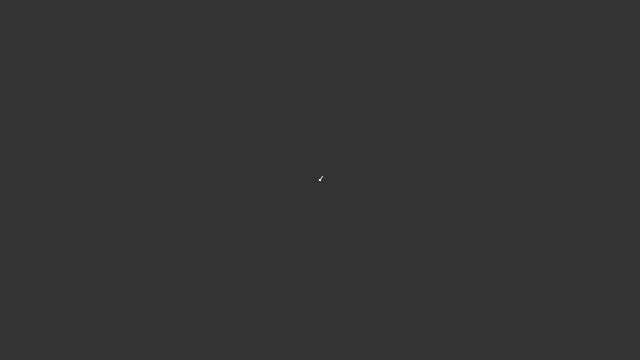
Frame 1 (no input)
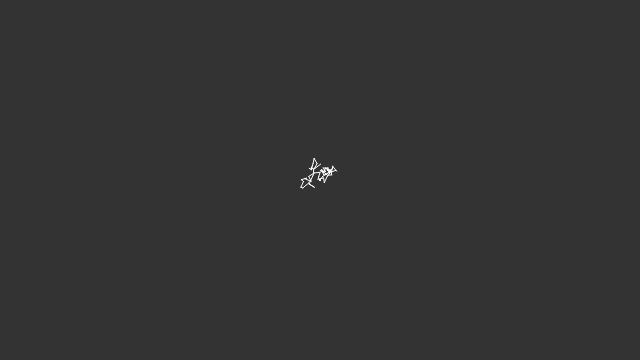
Frame 60 (no input)
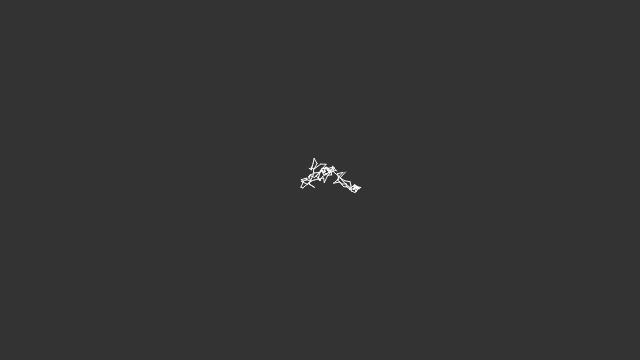
Frame 120 (the mouse pressed at the canvas centre since frame 60)

The p5.js sketch that drew these frames (run headless with seeded random() and noise() and a simulated clock; from frame 60 on, the mouse is pressed at the canvas centre):

// p5.js sketch
// ── sketch.js
let num = 2000;
let range = 6;

// global variable
let i;

let ax = [];
let ay = [];

function setup() {
  createCanvas(640, 360);
  for (i = 0; i < num; i++) {
    ax[i] = width / 2;
    ay[i] = height / 2;
  }
  frameRate(30);
}

function draw() {
  background(51);

  // Shift all elements 1 place to the left
  for (i = 1; i < num; i++) {
    ax[i - 1] = ax[i];
    ay[i - 1] = ay[i];
  }

  // Put a new value at the end of the array
  ax[num - 1] += random(-range, range);
  ay[num - 1] += random(-range, range);

  // Constrain all points to the screen
  ax[num - 1] = constrain(ax[num - 1], 0, width);
  ay[num - 1] = constrain(ay[num - 1], 0, height);

  // Draw a line connecting the points
  for (i = 1; i < num; i++) {
    let val = (i / num) * 204.0 + 51;
    stroke(val);
    line(ax[i - 1], ay[i - 1], ax[i], ay[i]);
  }
}
